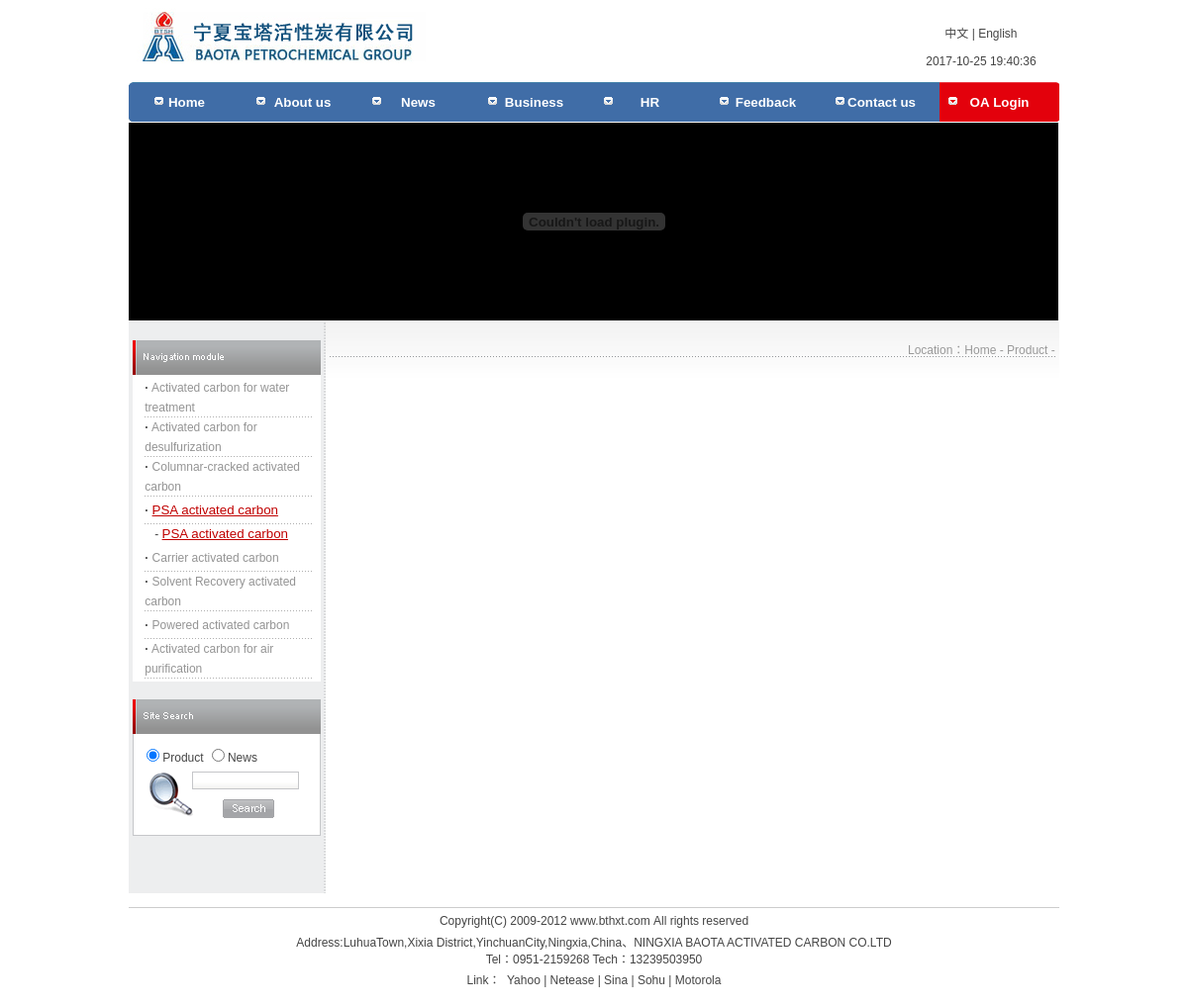
Screenshot of /en/product/product.php?id1=4&id2=17 with the database file from the repository.
### tables this page shows
CREATE TABLE `layoutpic` (
  `id_layoutpic` int(11) NOT NULL auto_increment,
  `id_layout` int(11) NOT NULL,
  `id_hr` int(11) NOT NULL,
  `title` varchar(250) NOT NULL,
  `intro` text NOT NULL,
  `url` varchar(250) NOT NULL,
  `opicname` varchar(250) NOT NULL,
  `spicname` varchar(250) NOT NULL,
  `dele` int(1) NOT NULL default '1',
  `type` varchar(3) NOT NULL,
  `indate` datetime NOT NULL,
  `modate` datetime NOT NULL,
  `deldate` datetime NOT NULL,
  `browsecount` int(11) NOT NULL,
  PRIMARY KEY  (`id_layoutpic`)
);

CREATE TABLE `productdir` (
  `id_proddir` int(11) NOT NULL auto_increment,
  `lang` int(1) NOT NULL,
  `name` varchar(50) NOT NULL default '1',
  `intro` text NOT NULL,
  `dele` int(1) NOT NULL default '1',
  `dirurl` varchar(50) NOT NULL,
  `fatherid` int(11) NOT NULL,
  `level` int(1) NOT NULL,
  `ordernum` int(11) NOT NULL,
  PRIMARY KEY  (`id_proddir`)
);

CREATE TABLE `layout` (
  `id_layout` int(11) NOT NULL auto_increment,
  `lang` int(1) NOT NULL default '1',
  `title` varchar(250) NOT NULL,
  `url` text NOT NULL,
  `intro` text NOT NULL,
  `content` text NOT NULL,
  `openstat` int(1) NOT NULL default '1',
  PRIMARY KEY  (`id_layout`)
);

### www/inc/config.php (called while the page is built, shortened)
<?php
require_once("mysql.class.php");
$db_hostname="localhost";
$db_username="root";
$db_password="123456";
$db_database="website";
$objDB=new mysql($db_hostname,$db_username,$db_password,$db_database);
?>

### www/inc/mysql.class.php (called while the page is built, shortened)
<?php
class mysql{
	var $Conn="";
	var $Res="";
	function mysql($strHost,$strUser,$strPwd,$strDatabase){
		$this->Conn=mysql_connect($strHost,$strUser,$strPwd)
					 or die("Sorry,canot connect to database!");
		return $this->Conn;
	}
	function Execute($strSQL){
		$this->Res=mysql_query($strSQL,$this->Conn);
	}
	function SelectLimit($strSQL,$intRows,$intStart){
		$strSQL.=" Limit $intStart,$intRows";
		$this->Res=mysql_query($strSQL,$this->Conn);
	}
	function getRows(){
		$i=0;
		$arrResult=array();
		while($row =mysql_fetch_array($this->Res,MYSQL_ASSOC)){
			$arrResult[$i]=$row;
			$i++;
		}
		return $arrResult;
	}
	function fields(){
		$row =mysql_fetch_assoc($this->Res);
		return $row;
	}
}
?>

### www/inc/en_header_core.php (called while the page is built, shortened)
<?php
$strSQL = "select name as title,id_newsdir,lang from newsdir where lang=0 and fatherid='1' and dele='1' and id_newsdir not in(27,28) order by ordernum desc  " ;
$objDB->Execute($strSQL);
$strSQL = "select  name as title,id_proddir,lang  from productdir where lang=0 and level=1  and dele=1 " ;
$objDB->Execute($strSQL);
$strSQL = "select opicname as pic from layoutpic  where id_layout='1' order by id_layoutpic asc limit 1" ;
$objDB->Execute($strSQL);
$global_logo=$objDB->fields();
$strSQL = "select content from layout  where id_layout='4'" ;
$objDB->Execute($strSQL);
$footer_BQ=$objDB->fields();
?>

### www/inc/en_product_core.php (called while the page is built, shortened)
<?php
require "../../inc/config.php";
$intRows = 12;
if(isset($_GET[id2])){
$arrParam[0][name]="id1";
$arrParam[0][value]=$_GET[id1];
$arrParam[1][name]="id2";
$arrParam[1][value]=$_GET[id2];
$arrNum = $objDB->fields();
$intTotalNum=$arrNum["num"];
$objPage = new PageNav($intCurPage,$intTotalNum,$intRows);
$objPage->setvar($arrParam);
$objPage->init_page($intRows ,$intTotalNum);
$intStartNum=$objPage->StartNum();
$strSQL = "select a.*,b.fatherid from productinfo as a left join productdir as b on a.id_proddir=b.id_proddir  where a.id_proddir='$_GET[id2]' and a.dele=1 order by a.id_prodinfo desc" ;
$objDB->SelectLimit($strSQL,$intRows,$intStartNum);
}
require "../../inc/en_header_core.php";
?>

### www/en/product/product.php (the view, shortened to what this page needs)
<?php
require "../../inc/en_product_core.php";
?>
<!DOCTYPE html PUBLIC "-//W3C//DTD XHTML 1.0 Transitional//EN" "http://www.w3.org/TR/xhtml1/DTD/xhtml1-transitional.dtd">
<html xmlns="http://www.w3.org/1999/xhtml">
<head>
<link href="../../inc/css/public.css" rel="stylesheet" type="text/css" />
<link href="../../inc/css/main.css" rel="stylesheet" type="text/css" />
</head>
<body>
<? require "../header.php"; ?>
<table width="940" border="0" align="center" cellpadding="0" cellspacing="0" >
  <tr>
    <td width="940" height="200" style="background:url(../../inc/pics/banner_left_bg.gif) repeat-y right top; background-color:#000000"><? require "../subadv.php"; ?></td>
  </tr>
</table>
<table width="940" border="0" align="center" cellpadding="0" cellspacing="0" style="margin-top:1px; background:url(../../inc/pics/main_bg.jpg) repeat-x;">
  <tr>
    <td width="230" align="left" valign="top" style="background:url(../../inc/pics/left_bg.gif) repeat-y right;"><? require "leftmenu.php"; ?></td>
    <td width="773" valign="top"><table width="733" border="0" align="center" cellpadding="0" cellspacing="0" style="margin-top:19px;">
        <tr>
          <td width="733" style="background:url(../../inc/pics/bg1.gif) repeat-x left bottom;"><table width="100%" border="0" cellspacing="0" cellpadding="0">
              <tr>
                <td width="100%" align="right" style="color:#999999"><img src="../../inc/pics/arr6.gif" width="9" height="9" align="absmiddle" />&nbsp;Location：<a href="/" class="agray">Home</a> - <a href="/product/product.php" class="agray">Product</a> - <?=$aboutus[title];?></td>
              </tr>
            </table></td>
        </tr>
        <tr>
          <td height="18">&nbsp;</td>
        </tr>
        <tr>
          <td height="20">&nbsp;</td>
        </tr>
      </table></td>
  </tr>
</table>
<? require "../footer.php"; ?>
</body>
</html>

### www/en/header.php (shortened to what this page needs)
<table width="940" border="0" align="center" cellpadding="0" cellspacing="0">
  <tr>
    <td align="left" valign="top"><table width="100%" border="0">
      <tr>
        <td width="83%" height="80" rowspan="2" align="left"><a href="/"><img src="/upload/layout/<?=$global_logo[pic];?>" width="304" height="66"  border="0" /></a></td>
        <td width="17%" height="31" align="center" valign="bottom"><a href="/">中文</a> | <a href="/en/">English</a></td>
      </tr>
      <tr>
        <td height="29" align="center" valign="middle"><?php date_default_timezone_set('Asia/Shanghai');echo date("Y-m-d G:i:s")?></td>
      </tr>
      <tr>
        <td height="40" colspan="2" align="left" valign="top">
</td>
      </tr>
    </table></td>
  </tr>
</table>

### www/en/product/leftmenu.php (shortened to what this page needs)
<table width="190" border="0" align="center" cellpadding="0" cellspacing="0" style="margin-top:19px;">
        <tr>
          <td width="190"><img src="../../inc/pics/En_left_nav.gif" width="190" height="35" /></td>
        </tr>
        <tr>
          <td bgcolor="#FFFFFF">
          <?php
$strSQL="SELECT id_proddir,name FROM productdir WHERE level='1' and dele='1' and lang='0' order by ordernum ASC";
$objDB->Execute($strSQL);
$arrnewsdir1=$objDB->GetRows();
?>
<table width="180" border="0" align="center" cellpadding="3" cellspacing="3" class="txt">
  <tr>
    <td><table width="170" border="0" align="right" cellpadding="0" cellspacing="0">
    <?php for($i=0;$i<sizeof($arrnewsdir1);$i++){
	        $strSQL="SELECT id_proddir,name FROM productdir WHERE level='2' and dele='1' and fatherid='".$arrnewsdir1[$i][id_proddir]."' order by ordernum ASC";
	        $objDB->Execute($strSQL);
	        $arrnewsdir2=$objDB->GetRows();
	?>
      <tr  height="28">
        <td align="left"  style="cursor:pointer;background:url(../../inc/pics/bg2.gif) repeat-x left bottom;" ><strong>·</strong> <a href="#"  <?php if($_GET[id1]==$arrnewsdir1[$i][id_proddir]){echo 'class="link_04_1"';}else{echo 'class="link_04"';} ?>  onClick="ChangeTab(<?php echo $i;?>);"><?php echo $arrnewsdir1[$i][name];?></a></td>
      </tr>
      <tr>
        <td align="left">
        <?php if($_GET[id1]==$arrnewsdir1[$i][id_proddir]){?>
        <div id="dir2form<?php echo $i;?>"  style="display:yes;">
        <?php }else{?>
        <div id="dir2form<?php echo $i;?>"  style="display:none;">
        <?php }?>
        <table width="160" border="0" align="right" cellpadding="0" cellspacing="0">
           <?php for($j=0;$j<sizeof($arrnewsdir2);$j++){?>
          <tr>
            <td> - <a href="product.php?id1=<?php echo $arrnewsdir1[$i][id_proddir];?>&id2=<?php echo $arrnewsdir2[$j][id_proddir];?>"  <?php if($_GET[id1]==$arrnewsdir1[$i][id_proddir]  && $_GET[id2]==$arrnewsdir2[$j][id_proddir]){echo 'class="link_04_1"';}else{echo 'class="link_04"';} ?> ><?php echo $arrnewsdir2[$j][name];?></a></td>
          </tr>
          <? }?>
        </table>
        </div>
        </td>
      </tr>
    <?php }?>
    </table></td>
  </tr>
</table>
          </td>
        </tr>
        <tr>
          <td height="18">&nbsp;</td>
        </tr>
      </table>
      <table width="190" border="0" align="center" cellpadding="0" cellspacing="0">
  <tr>
    <td><table width="190" border="0" cellspacing="0" cellpadding="0">
        <tr>
          <td><img src="../../inc/pics/En_left_bt3.gif" width="190" height="35" /></td>
        </tr>
        <tr>
          <td><div class="leftbg">
              <form id="Search" name="Search" method="POST" action="/en/about/search.php">
                <table width="100%" border="0" cellspacing="0" cellpadding="0" style="background:url(../../inc/pics/bg4.gif) no-repeat 8px 20px;">
                  <tr>
                    <td height="26"><input name="rang" type="radio" value="product" class="inputnoborder" checked="checked" />Product <input type="radio" name="rang" value="news" class="inputnoborder" />News </td>
                  </tr>
                  <tr>
                    <td height="26" align="center">&nbsp;&nbsp;&nbsp;&nbsp;&nbsp;&nbsp;&nbsp;&nbsp;&nbsp;&nbsp;&nbsp;<input name="searchcontent" type="text" id="searchcontent" style="width:102px;" /></td>
                  </tr>
                  <tr>
                    <td height="34" align="center">&nbsp;&nbsp;&nbsp;&nbsp;&nbsp;&nbsp;&nbsp;&nbsp;&nbsp;&nbsp;&nbsp;&nbsp;&nbsp;<input type="image" name="imageField3" src="/inc/pics/En_btn_sear.gif" class="inputnoborder" /></td>
                  </tr>
                </table>
              </form>
            </div></td>
        </tr>
      </table></td>
  </tr>
  <tr>
    <td height="18">&nbsp;</td>
  </tr>
  <tr>
    <td>&nbsp;</td>
  </tr>
  <tr>
    <td height="26">&nbsp;</td>
  </tr>
</table>

### www/en/footer.php
<table width="940" border="0" align="center" cellpadding="0" cellspacing="0">
  <tr>
    <td height="60" align="left" valign="top"><table width="100%" border="0" cellspacing="0" cellpadding="0">
      <tr>
        <td align="left">&nbsp;</td>
      </tr>
      <tr>
        <td align="left" bgcolor="#CCCCCC" style="padding:0; height:1px;"></td>
      </tr>
      <tr>
        <td height="50" align="center"><?=$footer_BQ[content];?></td>
      </tr>
    </table></td>
  </tr>
</table>

### www/inc/css/public.css (style rules this page uses)
body, td, th, select, textarea { font-size: 12px; color: #444444; font-family: Arial, Helvetica, sans-serif; }
body, form { margin:0; background-color:#fff }
table { border-collapse:collapse; }
input { border:1px solid #c5c6c9; background:url(/inc/pics/input_bg1.jpg); font-family: Arial, Helvetica, sans-serif; font-size:12px; }
.inputnoborder { border:0px none; background:none; }
a { color:#444444; text-decoration:none; }
.agray { color:#999999; }
.leftbg { border:1px solid #c5c6c9; border-top:0px none; width:172px; padding:8px; background-color:#ffffff; }
.txt { font-size: 9pt;color: #494949;text-decoration: none;line-height: 20px;text-align:left; }
.link_04 { font-size: 9pt;font-weight: normal;;color: #949494;text-decoration: none;;text-align:left; }
.link_04_1 { font-size: 10pt;font-weight: normal;;color: #c00000;text-decoration: underline;;text-align:left; }

### rows the page displays
layoutpic: opicname (picture)
productdir: name "Activated carbon for water treatment"
productdir: name "Activated carbon for desulfurization"
productdir: name "Columnar-cracked activated carbon"
productdir: name "PSA activated carbon"
productdir: name "PSA activated carbon"
productdir: name "Carrier activated carbon"
productdir: name "Solvent Recovery activated carbon"
productdir: name "Powered activated carbon"
productdir: name "Activated carbon for air purification"
layout: content "Copyright(C) 2009-2012 www.bthxt.com All rights reserved Address:LuhuaTown,Xixia District,YinchuanCity,Ningxia,China、NINGXIA BAOTA ACTIVATED CARBON CO.LTD Tel：0951-2159268 Tech：13239503950 Link： Yahoo | Netease | Sina | Sohu | Motorola"
